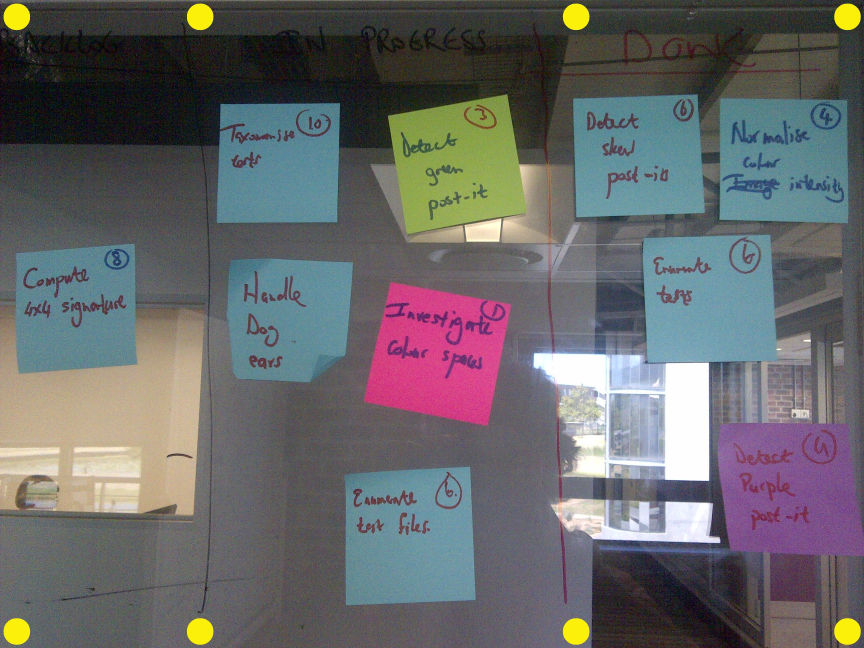
#> input picture manager/day1/IMG-20130122-00399A.jpg, 2592 x 1944 px, found by its file name (shown at 1/3 size)
$ python crop.py   (Python 2 division)
#> lines starting #> are read from the running program, lines starting #| are printed output that depends on the picture; after the words box and inside, x2 and y2 are one past the last pixel; in counts of white or black regions, pixels touching at a corner belong together
import numpy as np
import cv2
from test import *
import json
import math

#import test as t

#Return the angle in degrees
# [14 lines left out: functions angle, rotateImage, not called in this run]


def rotateYellows(image):
	hsv_im = cv2.cvtColor(image,cv2.COLOR_BGR2HSV)
	YELLOW_MIN = np.array([20, 70, 60],np.uint8)
	YELLOW_MAX = np.array([35, 255, 255],np.uint8)
	yellow_threshed = cv2.inRange(hsv_im, YELLOW_MIN, YELLOW_MAX)
	yellow_threshed = cv2.medianBlur(yellow_threshed,71)
	cv2.imwrite('yellow_dots.jpg',yellow_threshed)

	contours, hierarchy = cv2.findContours(yellow_threshed,cv2.RETR_LIST, cv2.CHAIN_APPROX_SIMPLE)
	yellows = np.zeros((8,2),dtype = float)
	my_rows = np.zeros(8,dtype = float)
	i = 0
	for cnt in contours:
		if cv2.contourArea(cnt)> 1000 and i<8:
			#print cv2.contourArea(cnt)
			M = cv2.moments(cnt)
			col,row = float(M['m10']/M['m00']), float(M['m01']/M['m00'])
			my_rows[i] = row
			yellows[i,0] = row
			yellows[i,1] = col
			i = i+1

	#-----------------------------------------------------------------
	#print my_rows
	my_rows.sort()
	height = my_rows[7]-my_rows[0]
	#print height
	percentage = 0.05*height
	top_rows = my_rows[0:4:]
	top_rows_diff = top_rows.max() - top_rows.min()
	#print 'toprowsdiff = ' + str(top_rows_diff)

	#-----------------------------------------------------------------

	minrow_index = yellows[0:8: , 0:1:].argmin()
	maxrow_index = yellows[0:8: , 0:1:].argmax()
	mincol_index = yellows[0:8: , 1::].argmin()
	maxcol_index = yellows[0:8: , 1::].argmax()

	minrow = yellows[minrow_index,0]
	col4minrow = yellows[minrow_index,1]

	maxrow = yellows[maxrow_index,0]
	col4maxrow = yellows[maxrow_index,1]

	mincol = yellows[mincol_index,1]
	row4mincol = yellows[mincol_index,0]

	maxcol = yellows[maxcol_index,1]
	row4maxcol = yellows[maxcol_index,0]

	ang = 0

	if top_rows_diff<percentage:
		rot_im = image
	#Rotate anti-clockwise
	elif col4minrow < col4maxrow:
		row_diff = abs(row4maxcol-minrow)
		col_diff = abs(maxcol-col4minrow)
		ang = angle(row_diff,col_diff)
		rot_im = rotateImage(image, ang)

	#Rotate clockwise
	else:
		row_diff = abs(minrow-row4mincol)
		col_diff = abs( col4minrow - mincol)
		ang = angle(row_diff,col_diff)
		rot_im = rotateImage(image, -ang)

	return rot_im


def column(original):
	hsv_im = cv2.cvtColor(original,cv2.COLOR_BGR2HSV)
	YELLOW_MIN = np.array([20, 70, 60],np.uint8)
	YELLOW_MAX = np.array([35, 255, 255],np.uint8)
	yellow_threshed = cv2.inRange(hsv_im, YELLOW_MIN, YELLOW_MAX)
	yellow_threshed = cv2.medianBlur(yellow_threshed,71)
	cv2.imwrite('yellow_edges.jpg',yellow_threshed)

	contours, hierarchy = cv2.findContours(yellow_threshed,cv2.RETR_LIST, cv2.CHAIN_APPROX_SIMPLE)
	yellows = np.zeros(8,dtype = float)
	line = np.zeros(4,dtype = float)
	#region = 0
	i = 0
	for cnt in contours:
		if cv2.contourArea(cnt)> 1000 and i<8:
			#print cv2.contourArea(cnt)
			M = cv2.moments(cnt)
			col,row = int(M['m10']/M['m00']), int(M['m01']/M['m00'])
			yellows[i] = col
			i = i+1

	yellows.sort()
	line[0] = (yellows[0:2:]).mean()
	line[1] = (yellows[2:4:]).mean()
	line[2] = (yellows[4:6:]).mean()
	line[3] = (yellows[6::]).mean()
	return line

#Opencv does not returns vertices in a unique order.
#This function brings about a known order;
#TOP LEFT - TOP RIGHT - BOTTOM RIGHT - BOTTOM LEFT.
def rectify(h):
  h = h.reshape((4,2))
  hnew = np.zeros((4,2),dtype = np.float32)

  add = h.sum(1)
  hnew[0] = h[np.argmin(add)]
  hnew[2] = h[np.argmax(add)]

  diff = np.diff(h,axis = 1)
  hnew[1] = h[np.argmin(diff)]
  hnew[3] = h[np.argmax(diff)]
  return hnew

#This function addresses the skewness of post-its.
#Argument 'skew_im' is an outline of a post-it along the vertices.
# [39 lines left out: function get_square, not called in this run]


#Find post-Its and save them.
def square_contours(threshed_image,original,name,region):

	contours, hierarchy = cv2.findContours(threshed_image,cv2.RETR_LIST, cv2.CHAIN_APPROX_SIMPLE)
	noOfPostIts = 0
	reg = 0
	for cnt in contours:
		approx = cv2.approxPolyDP(cnt,0.1*cv2.arcLength(cnt,True),True)
		if len(approx)==4 and cv2.contourArea(cnt) > 10000:
			#print cv2.contourArea(cnt)
			cv2.drawContours(threshed_image,[cnt],0,(255,255,255),2)
			square = approx
			square = rectify(square)
			min_row = square[::,1::].min()
			max_row = square[::,1::].max()
			min_col = square[::,0:1:].min()
			max_col = square[::,0:1:].max()

			skew = original[min_row:max_row:, min_col:max_col: , ::]
			noOfPostIts += 1
			temp_post = get_square(skew,name)

			xloc = int((max_col+min_col)/2)
			yloc = int((max_row+min_row)/2)
			if(xloc>region[0] and xloc<region[1]):
				reg = 1
			elif(xloc>region[1] and xloc<region[2]):
				reg = 2
			elif(xloc>region[2] and xloc<region[3]):
				reg = 3
			#print reg
			sign = grid_signature(binarize(temp_post))
			#print signature
			sign[25] = xloc
			sign[26] = yloc
			sign[27] = reg

			post_name = name + str(noOfPostIts) + '.jpg'
			txt_name = name + str(noOfPostIts) + '.json'

			j=json.dumps({'signature':sign[0:25:].tolist() , 'x':sign[25], 'y':sign[26], 'column':sign[27]},indent=4)
			f=open(txt_name,'w')
			f.write(j)
			f.close()

			#Save signature and post_it in the working directory.
			#np.savetxt(txt_name,sign,'%10.8f')
			cv2.imwrite(post_name,temp_post)

	return threshed_image,noOfPostIts


def blue_blobs(hsv_img,original,region):

	#Color blobbing for blue in opencv hsv format.
	BLUE_MIN = np.array([75, 75, 60],np.uint8)
	BLUE_MAX = np.array([135, 255, 255],np.uint8)
	blue_threshed = cv2.inRange(hsv_img, BLUE_MIN, BLUE_MAX)
	#Noise removal
	#blue_threshed = cv2.GaussianBlur(blue_threshed,(5,5),5)
	blue_threshed = cv2.medianBlur(blue_threshed,19)
	#blue_threshed = cv2.GaussianBlur(blue_threshed,(5,5),1)
	cv2.imwrite('blue.jpg',blue_threshed)
	b_name = 'blue'
	b_threshed,blues = square_contours(blue_threshed , original , b_name,region)
	cv2.imwrite('blue_contours.jpg',b_threshed)
	print blues
	return blues

# [29 lines left out: functions pink_blobs, green_blobs, not called in this run]

def blob(img):

	img = rotateYellows(img)
	cv2.imwrite('rotatedOriginal.jpg',img)
	region = column(img)
	original = img.copy()
	hsv = cv2.cvtColor(img,cv2.COLOR_BGR2HSV)
	blue_posts = blue_blobs(hsv,img,region)
	purpink_posts = pink_blobs(hsv,img,region)
	green_posts = green_blobs(hsv,img,region)

	posts=json.dumps({'blues':blue_posts, 'purpinks':purpink_posts, 'greens':green_posts},indent = 4)
	f=open('noOfPosts.json','w')
	f.write(posts)
	f.close()


#Read image from which post-its will be cropped.
im_2_crop = cv2.imread('IMG-20130122-00399A.jpg')
#> im_2_crop is the input picture: shape (1944, 2592, 3); mean B, G, R 105, 103.6, 102.9
#im_2_crop = cv2.imread('dog_ear.jpg')
#im_2_crop = cv2.resize(im_2_crop, (000,2000))
img = blob(im_2_crop)
#> in rotateYellows, `hsv_im = cv2.cvtColor(image,cv2.COLOR_BGR2HSV)`: hsv_im: shape (1944, 2592, 3); mean H, S, V 87.9, 63.6, 117.6
#> in rotateYellows, `yellow_threshed = cv2.inRange(hsv_im, YELLOW_MIN, YELLOW_MAX)`:
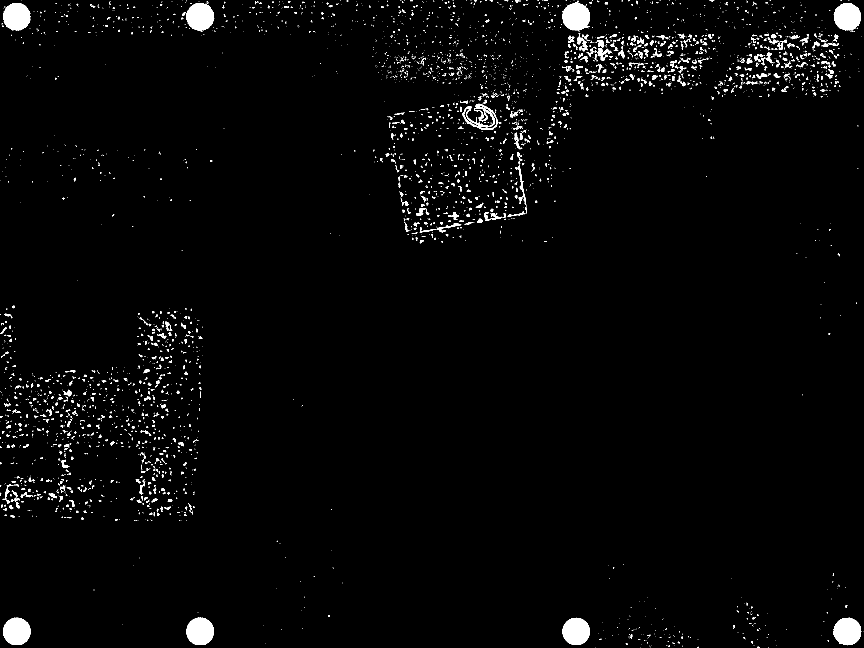
#> yellow_threshed: shape (1944, 2592) (shown at 1/3 size); 1.9% white; 4409 white regions (3676 under 20 px), largest, box (x1, y1, x2, y2) and area: (1687, 2, 1769, 91) 5389, (547, 9, 641, 96) 5361, (559, 1853, 642, 1935) 5344
#> in rotateYellows, `yellow_threshed = cv2.medianBlur(yellow_threshed,71)`:
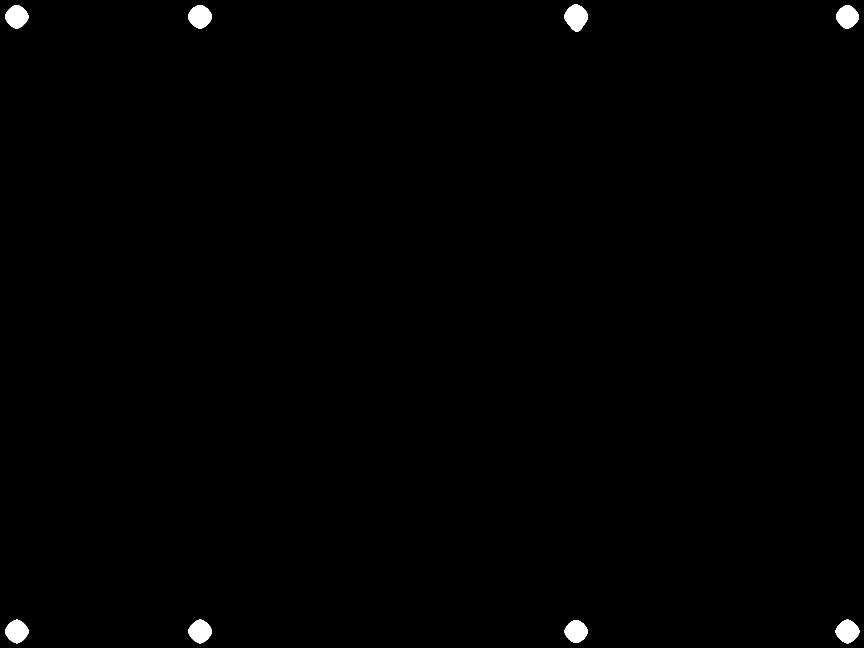
#> yellow_threshed: shape (1944, 2592) (shown at 1/3 size); 0.57% white; 8 white regions
#> in rotateYellows, `contours, hierarchy = cv2.findContours(yellow_threshed,cv2.RETR_LIST, ..`: contours = 8 contours; box (x1, y1, x2, y2) and area: (1693, 13, 1764, 95) 3893, (564, 15, 636, 86) 3558, (2507, 1859, 2578, 1930) 3476, (565, 1859, 636, 1930) 3467, (15, 1859, 86, 1930) 3434, (15, 15, 85, 86) 3416, (2508, 15, 2577, 87) 3366, (1694, 1860, 1763, 1929) 3359
#> the loop in rotateYellows, `for cnt in contours:` made 8 passes
#> (col, row) on passes 1 to 8: (1728, 1894), (2542, 1894), (599.9, 1893.9), (49.97, 1894), (2541.8, 50.12), (599.6, 49.61), (49.77, 49.76), (1728.3, 51.71)
#> after the loop in rotateYellows, `for cnt in contours:`: M = moments, m00 3893, centre m10/m00, m01/m00 = (1728.3, 51.71); col = 1728.3; i = 8; my_rows = [1894, 1894, 1893.9, 1894, 50.12, 49.61, 49.76, 51.71]; row = 51.71; yellows = [[1894, 1728], [1894, 2542], [1893.9, 599.9], [1894, 49.97], [50.12, 2541.8], [49.61, 599.6], [49.76, 49.77], [51.71, 1728.3]]
#> in rotateYellows, `height = my_rows[7]-my_rows[0]`: height = 1844.4
#> in rotateYellows, `percentage = 0.05*height`: percentage = 92.22
#> in rotateYellows, `top_rows = my_rows[0:4:]`: top_rows = [49.61, 49.76, 50.12, 51.71]
#> in rotateYellows, `top_rows_diff = top_rows.max() - top_rows.min()`: top_rows_diff = 2.1
#> in rotateYellows, `minrow_index = yellows[0:8: , 0:1:].argmin()`: minrow_index = 5
#> in rotateYellows, `maxrow_index = yellows[0:8: , 0:1:].argmax()`: maxrow_index = 1
#> in rotateYellows, `mincol_index = yellows[0:8: , 1::].argmin()`: mincol_index = 6
#> in rotateYellows, `maxcol_index = yellows[0:8: , 1::].argmax()`: maxcol_index = 1
#> in rotateYellows, `minrow = yellows[minrow_index,0]`: minrow = 49.61
#> in rotateYellows, `col4minrow = yellows[minrow_index,1]`: col4minrow = 599.6
#> in rotateYellows, `maxrow = yellows[maxrow_index,0]`: maxrow = 1894
#> in rotateYellows, `col4maxrow = yellows[maxrow_index,1]`: col4maxrow = 2542
#> in rotateYellows, `mincol = yellows[mincol_index,1]`: mincol = 49.77
#> in rotateYellows, `row4mincol = yellows[mincol_index,0]`: row4mincol = 49.76
#> in rotateYellows, `maxcol = yellows[maxcol_index,1]`: maxcol = 2542
#> in rotateYellows, `row4maxcol = yellows[maxcol_index,0]`: row4maxcol = 1894
#> the loop in column, `for cnt in contours:` made 8 passes
#> (col, row) on passes 1 to 8: (1728, 1894), (2542, 1894), (599, 1893), (49, 1893), (2541, 50), (599, 49), (49, 49), (1728, 51)
#> after the loop in column, `for cnt in contours:`: col = 1728; i = 8; row = 51; yellows = [1728, 2542, 599, 49, 2541, 599, 49, 1728]
#> in blob, `region = column(img)`: region = [49, 599, 1728, 2541.5]
#> in blue_blobs, `blue_threshed = cv2.inRange(hsv_img, BLUE_MIN, BLUE_MAX)`:
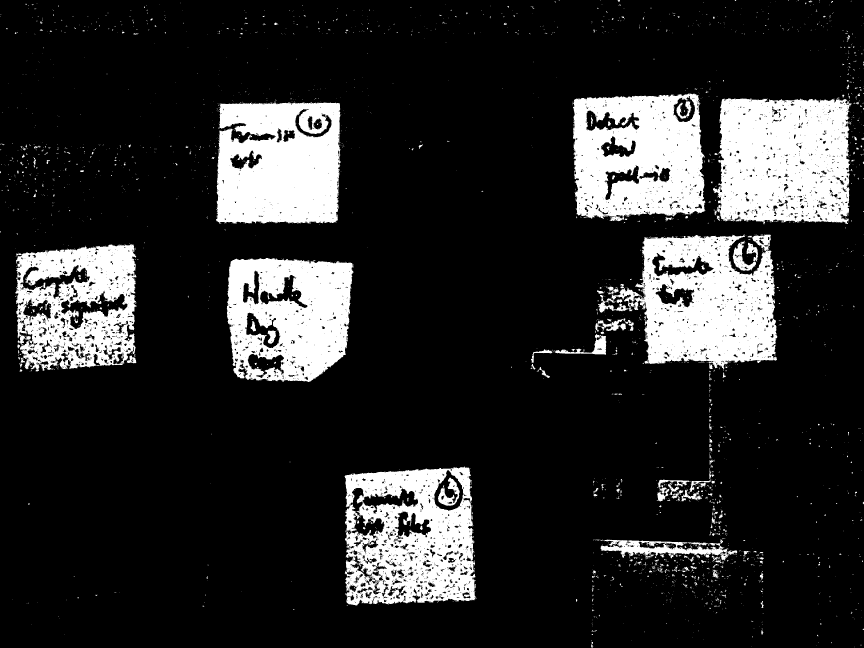
#> blue_threshed: shape (1944, 2592) (shown at 1/3 size); 16.8% white; 2909 white regions (2664 under 20 px), largest, box (x1, y1, x2, y2) and area: (2139, 295, 2555, 673) 133505, (1794, 705, 2332, 1112) 124342, (648, 307, 1022, 671) 118747
#> in blue_blobs, `blue_threshed = cv2.medianBlur(blue_threshed,19)`:
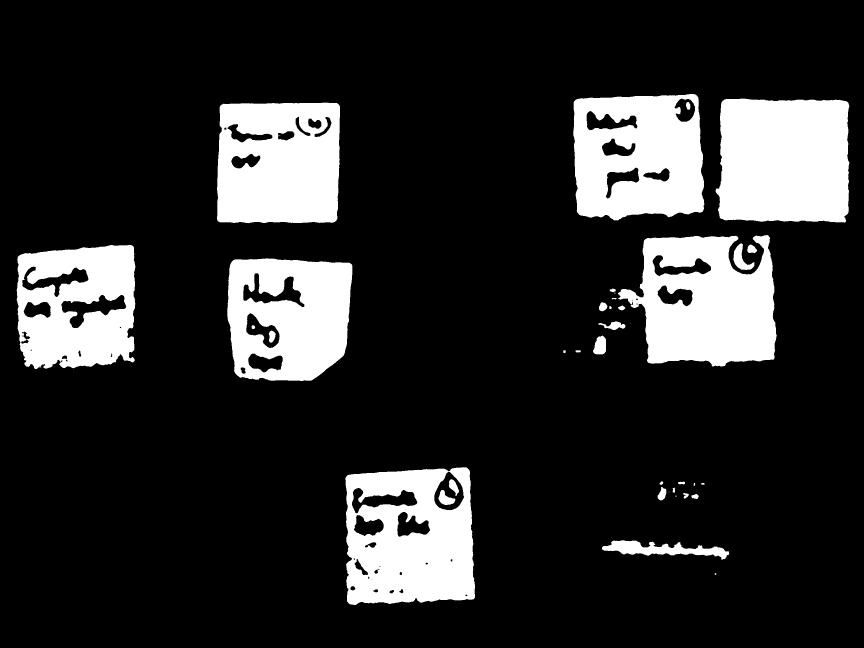
#> blue_threshed: shape (1944, 2592) (shown at 1/3 size); 17.1% white; 39 white regions (6 under 20 px)
#> in square_contours, `contours, hierarchy = cv2.findContours(threshed_image,cv2.RETR_LIST, c..`: contours = 93 contours, 16 with area under 20; largest, box (x1, y1, x2, y2) and area: (1036, 1402, 1425, 1815) 146677, (2147, 296, 2548, 668) 138450, (1854, 705, 2330, 1100) 136904, (1720, 282, 2113, 661) 134234, (651, 308, 1020, 670) 128307
#> the loop in square_contours, `for cnt in contours:` made 35 passes
#> (square, h in rectify, add in rectify, diff in rectify, min_row, max_row, min_col) on pass 35: ([[1039, 1429], [1403, 1405], [1422, 1795], [1046, 1810]], [[1403, 1405], [1039, 1429], [1046, 1810], [1422, 1795]], [2808, 2468, 2856, 3217], [2, 390, 764, 373], 1405, 1810, 1039)
#> approx on passes 1 to 6: [[1395, 1785], [1400, 1783], [1402, 1786], [1397, 1788]], [[1182, 1771], [1176, 1780], [1167, 1776]], [[1119, 1772], [1134, 1770], [1130, 1777]], [[1205, 1766], [1210, 1774], [1206, 1780], [1197, 1775]], [[1058, 1757], [1066, 1765], [1060, 1771], [1050, 1767]], [[1114, 1739], [1115, 1738], [1117, 1739], [1116, 1740]]
#> after the loop in square_contours, `for cnt in contours:`: threshed_image: shape (1944, 2592); 17.1% white; 39 white regions (6 under 20 px), largest, box (x1, y1, x2, y2) and area: (2147, 296, 2548, 668) 139187, (1854, 705, 2330, 1100) 128867, (1035, 1401, 1426, 1816) 125977
#> after the loop in square_contours, `for cnt in contours:`: noOfPostIts = 0
#> (the run stopped early here; a loop or call above may not have finished)
